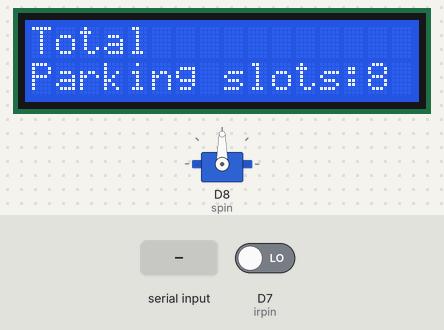
Recording of a sketch running on a simulated ESP8266 (NodeMCU). Parts: 16×2 character LCD, servo. The test bench sets the inputs (shaded band); at power-on: D7 (irpin) LOW. What the sketch prints to the serial monitor is not drawn.

Above: at 1.3 s.
1.4 s: "1\n" received over Serial
At 3.3 s:
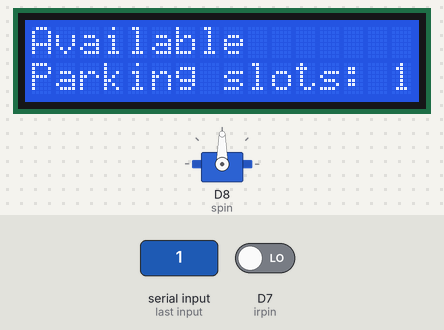
3.6 s: D7 (irpin) driven HIGH
At 5.6 s:
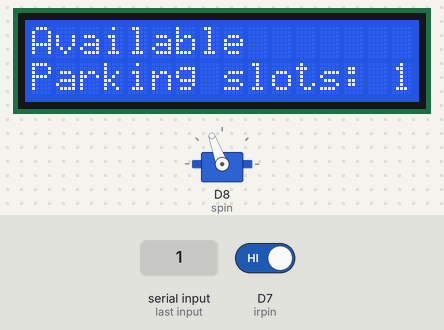
6.6 s: "50\n" received over Serial
At 8.4 s:
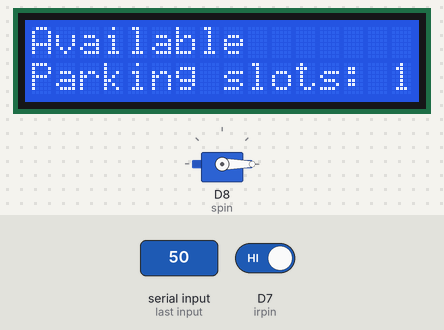
Timing chart, 0 to 9.9 s (numbered marks = the images above; inputs shaded):
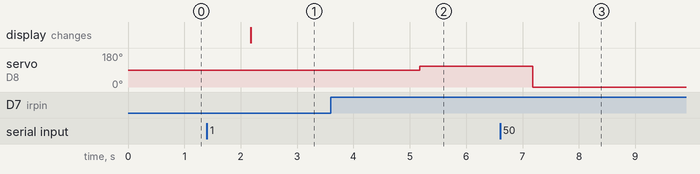

The sketch:

3.ino
```cpp
#include <Servo.h>
#include <Wire.h>
#include <LiquidCrystal_I2C.h>

LiquidCrystal_I2C lcd(0x27,16,2);

Servo myservo;
int spin=D8;
int irpin=D7;
int oldvalue;
int newvalue;
int state1;
int count=0;

void setup() {
  // put your setup code here, to run once:
lcd.init();                      // initialize the lcd
lcd.init();
  // Print a message to the LCD.
lcd.backlight();
Serial.begin(9600);
myservo.attach(spin);
pinMode(irpin,INPUT);
  lcd.clear();
  lcd.setCursor(0,0);
  lcd.print("Total");
  lcd.setCursor(0,1);
  lcd.print("Parking slots:8");
}

void loop() {
  // put your main code here, to run repeatedly:
newvalue=digitalRead(irpin);
//Serial.println("newvalue");
//Serial.println(newvalue);
if(Serial.available()>0){
  state1=Serial.parseInt();
}
if(state1<9 && state1>0){

      lcd.clear();
      lcd.setCursor(0,0);
      lcd.print("Available");
      lcd.setCursor(0,1);
      lcd.print("Parking slots:");
      lcd.setCursor(15,1);
      lcd.print(state1);
}
//if(state1==70)
//{
//    if(count==7){
//      lcd.clear();
//      lcd.setCursor(0,0);
//      lcd.print("No slots");
//      lcd.setCursor(0,1);
//      lcd.print("available");
//  }
//  else{
//      count++;
//      lcd.clear();
//      lcd.setCursor(0,0);
//      lcd.print("Available");
//      lcd.setCursor(0,1);
//      lcd.print("Parking slots:");
//      lcd.setCursor(15,1);
//      lcd.print(8-count);
//  }


//}
//if(state1==80)
//{
//  if(count==0){
//    lcd.clear();
//    lcd.setCursor(0,0);
//    lcd.print("All slots");
//    lcd.setCursor(0,1);
//    lcd.print("available");
//  }
//  else{
//      count--;
//      lcd.clear();
//      lcd.setCursor(0,0);
//      lcd.print("Available");
//      lcd.setCursor(0,1);
//      lcd.print("Parking slots:");
//      lcd.setCursor(15,1);
//      lcd.print(8-count);
//  }


//}
Serial.println("count");
Serial.println(count);
if(oldvalue==0 && newvalue==1)
{
//  count++;
//  lcd.clear();
//  lcd.setCursor(0,0);
//  lcd.print("Available");
//  lcd.setCursor(0,1);
//  lcd.print("Parking slots:");
//  lcd.setCursor(15,1);
//  lcd.print(8-count);
  myservo.write(110);
  Serial.println("Servo closed");

}
if(state1==50)
{
  myservo.write(0);
  Serial.println("Servo opened");
}
Serial.println("state");
Serial.println(state1);
oldvalue=newvalue;
delay(1000);
//Serial.println("oldvalue");
//Serial.println(oldvalue);


}
```

Measured:
- after the input at 1.4 s, the display: changes after 0.78 s (image 1)
- after the input at 3.6 s, servo on D8 (spin): 90° → 110° after 1.6 s
- after the input at 6.6 s, servo on D8 (spin): 110° → 0° after 0.58 s
